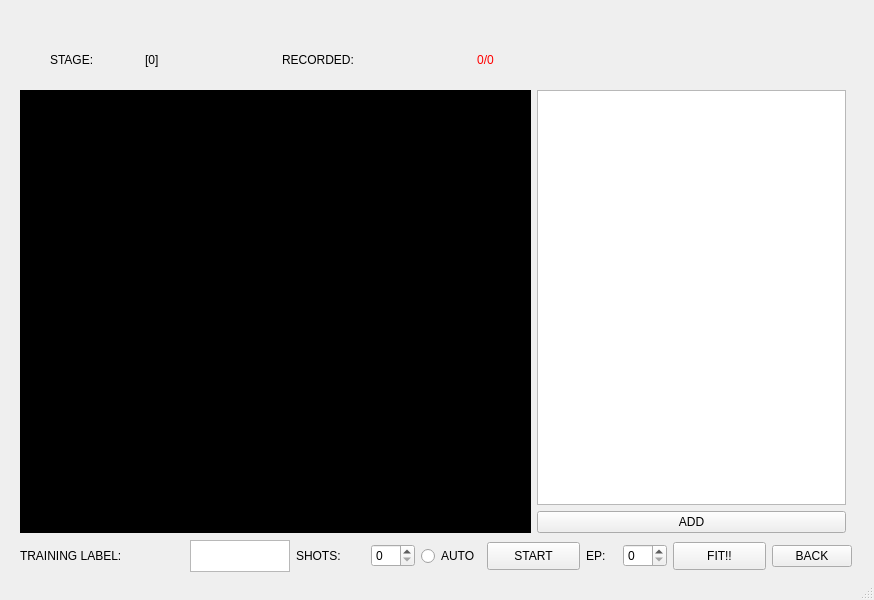
<?xml version="1.0" encoding="UTF-8"?>
<ui version="4.0">
 <class>MakeAlgorithm</class>
 <widget class="QMainWindow" name="MakeAlgorithm">
  <property name="geometry">
   <rect>
    <x>0</x>
    <y>0</y>
    <width>874</width>
    <height>600</height>
   </rect>
  </property>
  <property name="windowTitle">
   <string>MakeAlgorithm</string>
  </property>
  <widget class="QWidget" name="centralwidget">
   <widget class="QWidget" name="layoutWidget">
    <property name="geometry">
     <rect>
      <x>20</x>
      <y>540</y>
      <width>832</width>
      <height>32</height>
     </rect>
    </property>
    <property name="minimumSize">
     <size>
      <width>541</width>
      <height>31</height>
     </size>
    </property>
    <layout class="QHBoxLayout" name="horizontalLayout_3">
     <item>
      <layout class="QHBoxLayout" name="horizontalLayout">
       <item>
        <widget class="QLabel" name="label_4">
         <property name="minimumSize">
          <size>
           <width>164</width>
           <height>27</height>
          </size>
         </property>
         <property name="styleSheet">
          <string notr="true">font: 75 14pt &quot;Calibri&quot;;</string>
         </property>
         <property name="text">
          <string>TRAINING LABEL: </string>
         </property>
        </widget>
       </item>
      </layout>
     </item>
     <item>
      <layout class="QHBoxLayout" name="horizontalLayout_2">
       <item>
        <widget class="QTextEdit" name="training_label_textinput">
         <property name="minimumSize">
          <size>
           <width>70</width>
           <height>27</height>
          </size>
         </property>
        </widget>
       </item>
       <item>
        <widget class="QLabel" name="label_5">
         <property name="minimumSize">
          <size>
           <width>69</width>
           <height>27</height>
          </size>
         </property>
         <property name="styleSheet">
          <string notr="true">font: 75 14pt &quot;Calibri&quot;;</string>
         </property>
         <property name="text">
          <string>SHOTS: </string>
         </property>
        </widget>
       </item>
       <item>
        <widget class="QSpinBox" name="training_shots">
         <property name="minimumSize">
          <size>
           <width>44</width>
           <height>22</height>
          </size>
         </property>
        </widget>
       </item>
      </layout>
     </item>
     <item>
      <widget class="QRadioButton" name="if_auto_mode">
       <property name="minimumSize">
        <size>
         <width>60</width>
         <height>20</height>
        </size>
       </property>
       <property name="text">
        <string>AUTO</string>
       </property>
      </widget>
     </item>
     <item>
      <widget class="QPushButton" name="start_train_button">
       <property name="minimumSize">
        <size>
         <width>93</width>
         <height>28</height>
        </size>
       </property>
       <property name="text">
        <string>START</string>
       </property>
      </widget>
     </item>
     <item>
      <layout class="QHBoxLayout" name="horizontalLayout_6">
       <item>
        <widget class="QLabel" name="label_6">
         <property name="minimumSize">
          <size>
           <width>31</width>
           <height>28</height>
          </size>
         </property>
         <property name="maximumSize">
          <size>
           <width>31</width>
           <height>16777215</height>
          </size>
         </property>
         <property name="styleSheet">
          <string notr="true">font: 75 14pt &quot;Calibri&quot;;</string>
         </property>
         <property name="text">
          <string>EP: </string>
         </property>
        </widget>
       </item>
       <item>
        <widget class="QSpinBox" name="epochs_value">
         <property name="minimumSize">
          <size>
           <width>44</width>
           <height>22</height>
          </size>
         </property>
        </widget>
       </item>
       <item>
        <widget class="QPushButton" name="fit_button">
         <property name="minimumSize">
          <size>
           <width>93</width>
           <height>28</height>
          </size>
         </property>
         <property name="text">
          <string>FIT!!</string>
         </property>
        </widget>
       </item>
       <item>
        <widget class="QPushButton" name="backbutton">
         <property name="text">
          <string>BACK</string>
         </property>
        </widget>
       </item>
      </layout>
     </item>
    </layout>
   </widget>
   <widget class="QWidget" name="layoutWidget">
    <property name="geometry">
     <rect>
      <x>50</x>
      <y>40</y>
      <width>501</width>
      <height>39</height>
     </rect>
    </property>
    <layout class="QHBoxLayout" name="horizontalLayout_5">
     <item>
      <widget class="QLabel" name="label_3">
       <property name="minimumSize">
        <size>
         <width>89</width>
         <height>37</height>
        </size>
       </property>
       <property name="maximumSize">
        <size>
         <width>89</width>
         <height>37</height>
        </size>
       </property>
       <property name="styleSheet">
        <string notr="true">font: 75 18pt &quot;Calibri&quot;;</string>
       </property>
       <property name="text">
        <string>STAGE: </string>
       </property>
      </widget>
     </item>
     <item>
      <widget class="QLabel" name="stage_show">
       <property name="styleSheet">
        <string notr="true">font: 75 18pt &quot;Calibri&quot;;</string>
       </property>
       <property name="text">
        <string>[0]</string>
       </property>
      </widget>
     </item>
     <item>
      <widget class="QLabel" name="label_7">
       <property name="minimumSize">
        <size>
         <width>89</width>
         <height>37</height>
        </size>
       </property>
       <property name="maximumSize">
        <size>
         <width>150</width>
         <height>37</height>
        </size>
       </property>
       <property name="styleSheet">
        <string notr="true">font: 75 18pt &quot;Calibri&quot;;</string>
       </property>
       <property name="text">
        <string>RECORDED: </string>
       </property>
      </widget>
     </item>
     <item>
      <widget class="QLabel" name="show_recording">
       <property name="styleSheet">
        <string notr="true">font: 75 18pt &quot;Calibri&quot;;
color: rgb(255, 0, 0);</string>
       </property>
       <property name="text">
        <string>0/0</string>
       </property>
       <property name="alignment">
        <set>Qt::AlignCenter</set>
       </property>
      </widget>
     </item>
    </layout>
   </widget>
   <widget class="QWidget" name="">
    <property name="geometry">
     <rect>
      <x>20</x>
      <y>90</y>
      <width>826</width>
      <height>443</height>
     </rect>
    </property>
    <layout class="QHBoxLayout" name="horizontalLayout_4">
     <item>
      <widget class="QLabel" name="ImageFrame">
       <property name="minimumSize">
        <size>
         <width>511</width>
         <height>441</height>
        </size>
       </property>
       <property name="styleSheet">
        <string notr="true">background-color: rgb(0, 0, 0);</string>
       </property>
       <property name="text">
        <string>TextLabel</string>
       </property>
      </widget>
     </item>
     <item>
      <layout class="QVBoxLayout" name="verticalLayout">
       <item>
        <widget class="QListView" name="all_algorithm">
         <property name="sizePolicy">
          <sizepolicy hsizetype="Minimum" vsizetype="Minimum">
           <horstretch>0</horstretch>
           <verstretch>0</verstretch>
          </sizepolicy>
         </property>
        </widget>
       </item>
       <item>
        <widget class="QPushButton" name="add_algorithm">
         <property name="text">
          <string>ADD</string>
         </property>
        </widget>
       </item>
      </layout>
     </item>
    </layout>
   </widget>
  </widget>
  <widget class="QStatusBar" name="statusbar"/>
 </widget>
 <resources/>
 <connections/>
</ui>
